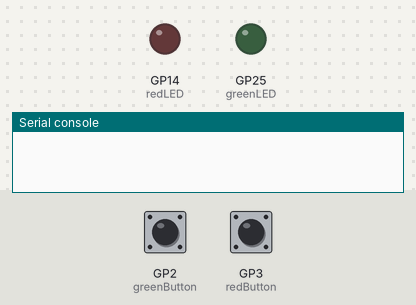
Simulated run of this program. Board: Raspberry Pi Pico running MicroPython. Shown: output pins drawn as LEDs (lit = HIGH), the last lines printed to the serial console. The test bench sets the inputs (shaded band); at power-on: GP2 (greenButton) LOW, GP3 (redButton) LOW.

Above: at 1.2 s.
1.3 s: GP2 (greenButton) pulled HIGH for 0.25 s
At 1.5 s:
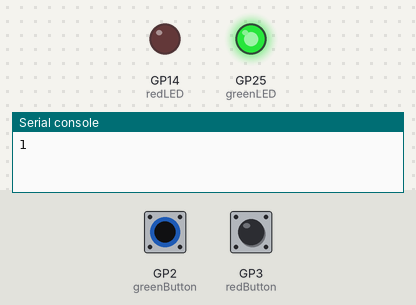
3.1 s: GP3 (redButton) pulled HIGH for 0.25 s
At 3.3 s:
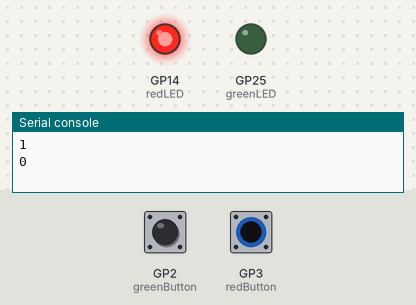
4.9 s: GP3 (redButton) pulled HIGH for 3.2 s
At 9.4 s:
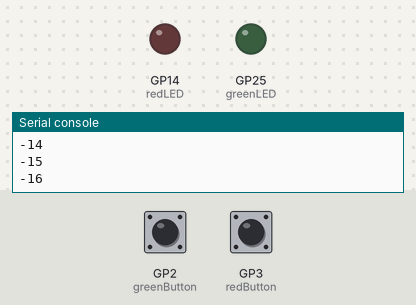
9.7 s: GP2 (greenButton) pulled HIGH for 3.2 s
At 10.8 s:
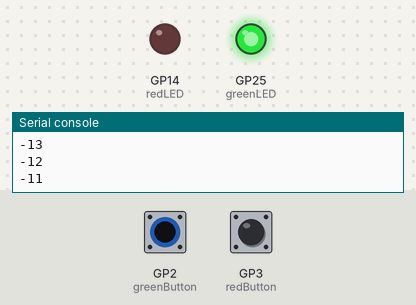
14.5 s: GP2 (greenButton) driven HIGH and GP3 (redButton) driven HIGH
At 15.8 s:
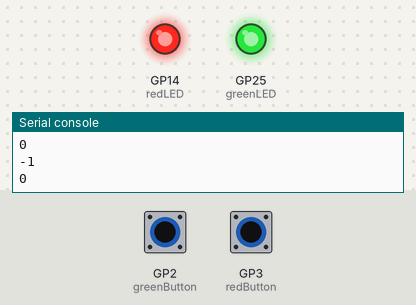
Timing chart, 0 to 17.1 s (numbered marks = the images above; inputs shaded):
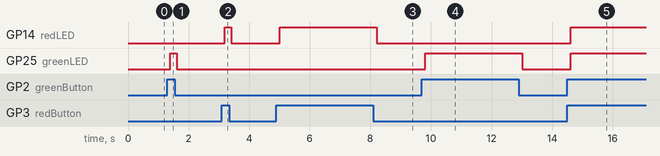

The program:

buttonCounting.py
```python
from machine import Pin
import time

## --- Counting with Buttons and Lights --- ##

greenButton = Pin(2, Pin.IN, Pin.PULL_DOWN)
redButton = Pin(3, Pin.IN, Pin.PULL_DOWN)

redLED = Pin(14, Pin.OUT)
greenLED = Pin(25, Pin.OUT)

# Start count at 0

count = 0

while True:

    time.sleep(0.2)

    redLED.value(0)
    greenLED.value(0)

    if redButton.value() == 1:
        count = count - 1
        redLED.value(1)
        print(count)

    if greenButton.value() == 1:
        count = count + 1
        greenLED.value(1)
        print(count)
```

Measured:
- after the input at 1.3 s, GP25 (greenLED): LOW → HIGH after 0.10 s, → LOW 0.20 s later
- after the input at 3.1 s, GP14 (redLED): LOW → HIGH after 0.10 s, → LOW 0.20 s later
- after the input at 4.9 s, GP14 (redLED): LOW → HIGH after 0.10 s, → LOW 3.2 s later
- after the input at 9.7 s, GP25 (greenLED): LOW → HIGH after 0.11 s, → LOW 3.2 s later
- after the input at 14.5 s, GP14 (redLED), GP25 (greenLED): LOW → HIGH after 0.11 s
